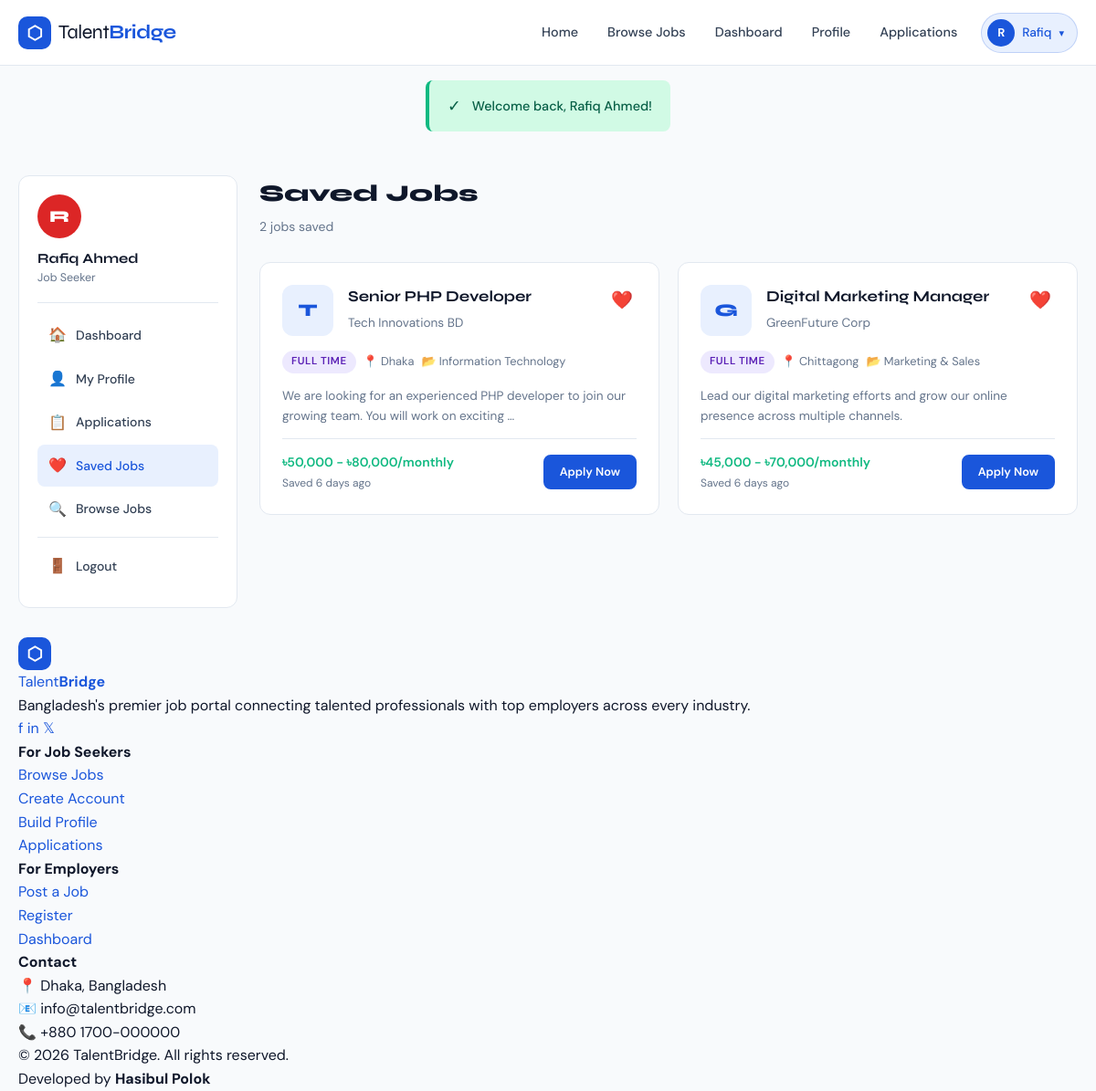
/user/saved-jobs.php (signed in), run on the app's committed database.
### tables this page shows
CREATE TABLE saved_jobs (
    id       INT AUTO_INCREMENT PRIMARY KEY,
    user_id  INT NOT NULL,
    job_id   INT NOT NULL,
    saved_at TIMESTAMP DEFAULT CURRENT_TIMESTAMP,
    FOREIGN KEY (user_id) REFERENCES users(id) ON DELETE CASCADE,
    FOREIGN KEY (job_id)  REFERENCES jobs(id)  ON DELETE CASCADE,
    UNIQUE KEY unique_saved (user_id, job_id)
);

CREATE TABLE companies (
    id           INT AUTO_INCREMENT PRIMARY KEY,
    user_id      INT          NOT NULL,
    name         VARCHAR(200) NOT NULL,
    logo         VARCHAR(255),
    website      VARCHAR(255),
    email        VARCHAR(150),
    phone        VARCHAR(20),
    industry     VARCHAR(100),
    size         ENUM('1-10','11-50','51-200','201-500','500+') DEFAULT '1-10',
    founded_year YEAR,
    address      TEXT,
    city         VARCHAR(100),
    country      VARCHAR(100) DEFAULT 'Bangladesh',
    description  TEXT,
    status       ENUM('active','inactive') DEFAULT 'active',
    created_at   TIMESTAMP DEFAULT CURRENT_TIMESTAMP,
    updated_at   TIMESTAMP DEFAULT CURRENT_TIMESTAMP ON UPDATE CURRENT_TIMESTAMP,
    FOREIGN KEY (user_id) REFERENCES users(id) ON DELETE CASCADE
);

CREATE TABLE jobs (
    id               INT AUTO_INCREMENT PRIMARY KEY,
    employer_id      INT          NOT NULL,
    company_id       INT          NOT NULL,
    category_id      INT          NOT NULL,
    title            VARCHAR(200) NOT NULL,
    slug             VARCHAR(250) NOT NULL UNIQUE,
    description      LONGTEXT     NOT NULL,
    requirements     TEXT,
    responsibilities TEXT,
    type             ENUM('full-time','part-time','remote','contract','internship','freelance') DEFAULT 'full-time',
    location         VARCHAR(200),
    city             VARCHAR(100),
    salary_min       DECIMAL(10,2),
    salary_max       DECIMAL(10,2),
    salary_type      ENUM('monthly','yearly','hourly','negotiable') DEFAULT 'monthly',
    experience_level ENUM('entry','mid','senior','lead','executive') DEFAULT 'entry',
    education_level  VARCHAR(100),
    skills_required  TEXT,
    deadline         DATE,
    status           ENUM('pending','approved','rejected','closed','draft') DEFAULT 'pending',
    is_featured      TINYINT(1)   DEFAULT 0,
    views            INT          DEFAULT 0,
    created_at       TIMESTAMP    DEFAULT CURRENT_TIMESTAMP,
    updated_at       TIMESTAMP    DEFAULT CURRENT_TIMESTAMP ON UPDATE CURRENT_TIMESTAMP,
    FOREIGN KEY (employer_id)  REFERENCES users(id)      ON DELETE CASCADE,
    FOREIGN KEY (company_id)   REFERENCES companies(id)  ON DELETE CASCADE,
    FOREIGN KEY (category_id)  REFERENCES categories(id) ON DELETE CASCADE
);

CREATE TABLE categories (
    id         INT AUTO_INCREMENT PRIMARY KEY,
    name       VARCHAR(100) NOT NULL,
    slug       VARCHAR(100) NOT NULL UNIQUE,
    icon       VARCHAR(50)  DEFAULT 'briefcase',
    created_at TIMESTAMP    DEFAULT CURRENT_TIMESTAMP
);

### config/db.php (called while the page is built, shortened)
<?php
function getDB() {
    static $pdo = null;
    if ($pdo === null) {
        try {
            $dsn = "mysql:host=" . DB_HOST . ";dbname=" . DB_NAME . ";charset=utf8mb4";
            $options = [
                PDO::ATTR_ERRMODE            => PDO::ERRMODE_EXCEPTION,
                PDO::ATTR_DEFAULT_FETCH_MODE => PDO::FETCH_ASSOC,
                PDO::ATTR_EMULATE_PREPARES   => false,
            ];
            $pdo = new PDO($dsn, DB_USER, DB_PASS, $options);
        } catch (PDOException $e) {
            die('<div style="font-family:sans-serif;padding:20px;background:#fee;border:1px solid #f00;margin:20px;">
                <h3>Database Connection Error</h3>
                <p>Could not connect to the database. Please check your configuration in <code>config/db.php</code></p>
                <p>Error: ' . htmlspecialchars($e->getMessage()) . '</p>
            </div>');
        }
    }
    return $pdo;
}
?>

### user/saved-jobs.php (the view, shortened to what this page needs)
<?php
require_once '../config/db.php';
require_once '../includes/functions.php';
$pdo    = getDB();
$userId = $_SESSION['user_id'];
$stmt = $pdo->prepare("
    SELECT j.*, c.name AS company_name, c.logo AS company_logo, cat.name AS category_name,
           sj.saved_at
    FROM saved_jobs sj
    JOIN jobs j ON sj.job_id = j.id
    JOIN companies c ON j.company_id = c.id
    JOIN categories cat ON j.category_id = cat.id
    WHERE sj.user_id = ?
    ORDER BY sj.saved_at DESC
");
$stmt->execute([$userId]);
$savedJobs = $stmt->fetchAll();
?>
<!DOCTYPE html>
<html lang="en">
<head>
    <link rel="stylesheet" href="<?= BASE_URL ?>/assets/css/style.css">
</head>
<body>
<?php require_once '../includes/header.php'; ?>
<div class="container">
    <div class="dashboard">
        <div class="sidebar">
            <div class="sidebar-header">
                <?php
                $sidebarPhotoStmt = getDB()->prepare("SELECT profile_photo FROM user_profiles WHERE user_id = ?");
                $sidebarPhotoStmt->execute([$_SESSION['user_id']]);
                $sidebarPhoto = $sidebarPhotoStmt->fetchColumn();
                ?>
                <?= renderAvatar($_SESSION['user']['name'], $sidebarPhoto ?: null, 48, 'margin-bottom:10px;') ?>
                <div class="sidebar-user-name"><?= e($_SESSION['user']['name']) ?></div>
                <div class="sidebar-user-role">Job Seeker</div>
            </div>
            <nav class="sidebar-nav">
                <a href="<?= BASE_URL ?>/user/dashboard.php"><span class="nav-icon">🏠</span> Dashboard</a>
                <a href="<?= BASE_URL ?>/user/profile.php"><span class="nav-icon">👤</span> My Profile</a>
                <a href="<?= BASE_URL ?>/user/applications.php"><span class="nav-icon">📋</span> Applications</a>
                <a href="<?= BASE_URL ?>/user/saved-jobs.php" class="active"><span class="nav-icon">❤️</span> Saved Jobs</a>
                <a href="<?= BASE_URL ?>/jobs.php"><span class="nav-icon">🔍</span> Browse Jobs</a>
                <hr style="border:none;border-top:1px solid var(--border);margin:8px 0;">
                <a href="<?= BASE_URL ?>/auth/logout.php"><span class="nav-icon">🚪</span> Logout</a>
            </nav>
        </div>
        <div class="dash-content">
            <div class="dash-header">
                <h1 class="dash-title">Saved Jobs</h1>
                <p class="dash-subtitle"><?= count($savedJobs) ?> job<?= count($savedJobs) != 1 ? 's' : '' ?> saved</p>
            </div>
            <?php if ($savedJobs): ?>
            <div class="jobs-grid">
                <?php foreach ($savedJobs as $job): ?>
                <div class="job-card" id="saved-job-<?= $job['id'] ?>">
                    <div class="job-card-top">
                        <div class="company-logo">
                            <?php if ($job['company_logo']): ?>
                                <img src="<?= BASE_URL ?>/uploads/logos/<?= e($job['company_logo']) ?>" alt="">
                            <?php else: ?>
                                <?= strtoupper(substr($job['company_name'], 0, 1)) ?>
                            <?php endif; ?>
                        </div>
                        <div class="job-card-info">
                            <h3 class="job-title">
                                <a href="<?= BASE_URL ?>/job.php?id=<?= $job['id'] ?>"><?= e($job['title']) ?></a>
                            </h3>
                            <div class="company-name"><?= e($job['company_name']) ?></div>
                        </div>
                        <button class="save-job-btn" data-job-id="<?= $job['id'] ?>" data-saved="1"
                                style="background:none;border:none;font-size:1.2rem;cursor:pointer;margin-left:auto;padding:4px;"
                                title="Remove from saved">❤️</button>
                    </div>
                    <div class="job-meta">
                        <span class="badge badge-type"><?= jobTypeLabel($job['type']) ?></span>
                        <span class="job-meta-item">📍 <?= e($job['city']) ?></span>
                        <span class="job-meta-item">📂 <?= e($job['category_name']) ?></span>
                    </div>
                    <p style="font-size:0.85rem;color:var(--mid);line-height:1.6;margin-bottom:14px;"><?= truncate($job['description'], 100) ?></p>
                    <div class="job-card-footer">
                        <div>
                            <div class="job-salary"><?= formatSalary($job['salary_min'], $job['salary_max'], $job['salary_type']) ?></div>
                            <div style="font-size:0.75rem;color:var(--mid);margin-top:2px;">Saved <?= timeAgo($job['saved_at']) ?></div>
                        </div>
                        <div style="display:flex;gap:8px;">
                            <?php if (isDeadlinePassed($job['deadline'])): ?>
                                <span class="badge badge-danger">Expired</span>
                            <?php else: ?>
                                <a href="<?= BASE_URL ?>/job.php?id=<?= $job['id'] ?>" class="btn btn-primary btn-sm">Apply Now</a>
                            <?php endif; ?>
                        </div>
                    </div>
                </div>
                <?php endforeach; ?>
            </div>
            <?php endif; ?>
        </div>
    </div>
</div>
<?php require_once '../includes/footer.php'; ?>
</body>
</html>

### assets/css/style.css (style rules this page uses)
:root { --primary: #1a56db; --primary-dark: #1344b4; --primary-light: #e8f0fe; --secondary: #f59e0b; --secondary-light: #fef3c7; --dark: #0f172a; --dark-2: #1e293b; --dark-3: #334155; --mid: #64748b; --light: #94a3b8; --border: #e2e8f0; --bg: #f8fafc; --white: #ffffff; --success: #10b981; --danger: #ef4444; --warning: #f59e0b; --info: #3b82f6; --font-display: 'Syne', sans-serif; --font-body: 'DM Sans', sans-serif; --radius: 12px; --radius-sm: 8px; --radius-lg: 20px; --shadow: 0 4px 20px rgba(0,0,0,0.08); --shadow-lg: 0 10px 40px rgba(0,0,0,0.12); --transition: all 0.25s cubic-bezier(0.4,0,0.2,1); }
*, *::before, *::after { box-sizing: border-box; margin: 0; padding: 0; }
html { scroll-behavior: smooth; font-size: 16px; }
body { font-family: var(--font-body); background: var(--bg); color: var(--dark); line-height: 1.6; overflow-x: hidden; }
a { color: var(--primary); text-decoration: none; transition: var(--transition); }
button { cursor: pointer; font-family: var(--font-body); }
.container { width: 100%; max-width: 1220px; margin: 0 auto; padding: 0 20px; }
.btn { display: inline-flex; align-items: center; gap: 8px; padding: 11px 24px; border-radius: var(--radius-sm); font-weight: 600; font-size: 0.9rem; border: 2px solid transparent; transition: var(--transition); cursor: pointer; text-decoration: none; white-space: nowrap; font-family: var(--font-body); }
.btn-primary { background: var(--primary); color: white; border-color: var(--primary); }
.btn-sm { padding: 7px 16px; font-size: 0.8rem; }
.job-card { background: white; border: 1px solid var(--border); border-radius: var(--radius); padding: 24px; transition: var(--transition); position: relative; overflow: hidden; }
.job-card-top { display: flex; gap: 16px; align-items: flex-start; margin-bottom: 16px; }
.company-logo { width: 56px; height: 56px; border-radius: 12px; background: var(--primary-light); display: flex; align-items: center; justify-content: center; font-family: var(--font-display); font-weight: 800; font-size: 1.2rem; color: var(--primary); flex-shrink: 0; overflow: hidden; }
.job-card-info { flex: 1; }
.job-title { font-family: var(--font-display); font-size: 1.05rem; font-weight: 700; color: var(--dark); margin-bottom: 4px; }
.job-title a { color: inherit; }
.company-name { font-size: 0.85rem; color: var(--mid); }
.job-meta { display: flex; flex-wrap: wrap; gap: 8px; margin-bottom: 14px; }
.job-meta-item { display: flex; align-items: center; gap: 5px; font-size: 0.8rem; color: var(--mid); }
.job-card-footer { display: flex; justify-content: space-between; align-items: center; padding-top: 14px; border-top: 1px solid var(--border); }
.job-salary { font-weight: 600; color: var(--success); font-size: 0.875rem; }
.badge { display: inline-flex; align-items: center; padding: 3px 10px; border-radius: 50px; font-size: 0.72rem; font-weight: 600; text-transform: uppercase; letter-spacing: 0.5px; }
.badge-type { background: #ede9fe; color: #5b21b6; }
.jobs-grid { display: grid; grid-template-columns: repeat(auto-fill, minmax(340px, 1fr)); gap: 20px; }
.dashboard { display: grid; grid-template-columns: 240px 1fr; gap: 24px; padding: 32px 0; }
.sidebar { background: white; border: 1px solid var(--border); border-radius: var(--radius); padding: 20px; height: fit-content; position: sticky; top: 88px; }
.sidebar-header { padding-bottom: 16px; border-bottom: 1px solid var(--border); margin-bottom: 12px; }
.sidebar-user-name { font-family: var(--font-display); font-weight: 700; font-size: 0.95rem; color: var(--dark); }
.sidebar-user-role { font-size: 0.78rem; color: var(--mid); }
.sidebar-nav a { display: flex; align-items: center; gap: 10px; padding: 10px 12px; border-radius: var(--radius-sm); color: var(--dark-3); font-size: 0.875rem; font-weight: 500; transition: var(--transition); margin-bottom: 2px; }
.sidebar-nav a:hover, .sidebar-nav a.active { background: var(--primary-light); color: var(--primary); }
.sidebar-nav .nav-icon { font-size: 1rem; width: 20px; text-align: center; }
.dash-content { flex: 1; }
.dash-header { margin-bottom: 28px; }
.dash-title { font-family: var(--font-display); font-size: 1.6rem; font-weight: 800; color: var(--dark); }
.dash-subtitle { color: var(--mid); font-size: 0.875rem; margin-top: 4px; }

### data on the page
saved_jobs: companies.name "T", job.title "Senior PHP Developer", companies.name "Tech Innovations BD", job.type "FULL TIME", job.city "Dhaka", categories.name "Information Technology", job.description "We are looking for an experienced PHP developer to join our growing team. You will work on exciting …", job.salary_type "৳50,000 - ৳80,000/monthly", saved_at "6 days ago"
saved_jobs: companies.name "G", job.title "Digital Marketing Manager", companies.name "GreenFuture Corp", job.type "FULL TIME", job.city "Chittagong", categories.name "Marketing & Sales", job.description "Lead our digital marketing efforts and grow our online presence across multiple channels.", job.salary_type "৳45,000 - ৳70,000/monthly", saved_at "6 days ago"

### other printed values
substr($currentUser['name'] ?? 'U', 0, 1) "R"
explode(' ', $currentUser['name'] ?? 'User')[0] "Rafiq"
$icon "✓"
$msg "Welcome back, Rafiq Ahmed!"
$initials "R"
$_SESSION['user']['name'] "Rafiq Ahmed"
count($savedJobs) "2"
